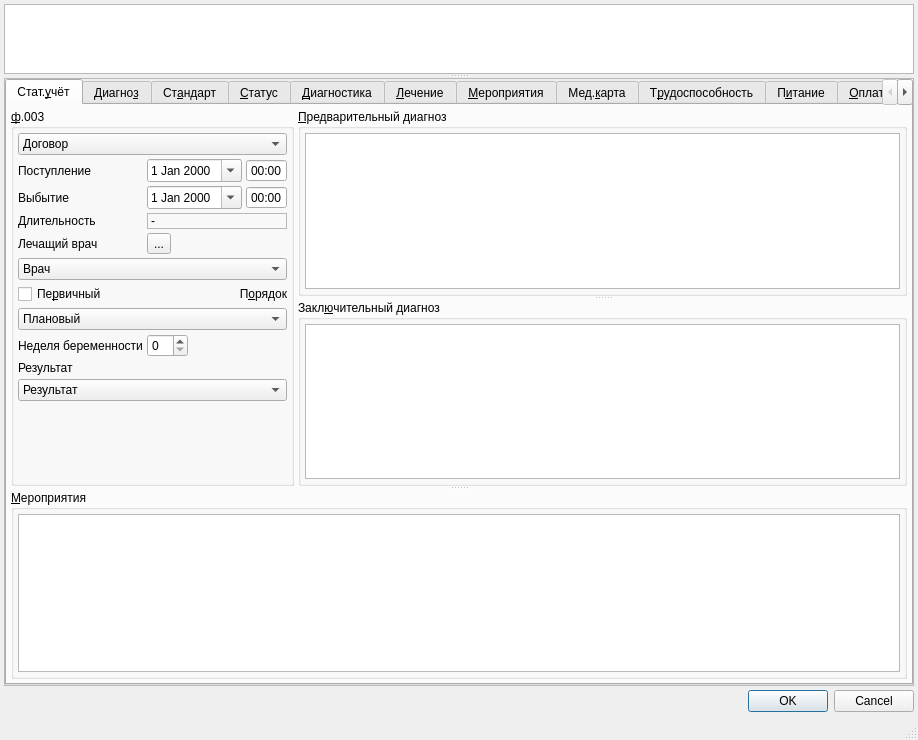
<?xml version="1.0" encoding="UTF-8"?>
<ui version="4.0">
 <class>Dialog</class>
 <widget class="QDialog" name="Dialog">
  <property name="geometry">
   <rect>
    <x>0</x>
    <y>0</y>
    <width>918</width>
    <height>740</height>
   </rect>
  </property>
  <property name="windowTitle">
   <string>Dialog</string>
  </property>
  <property name="sizeGripEnabled">
   <bool>true</bool>
  </property>
  <layout class="QGridLayout" name="gridLayout_4">
   <property name="margin">
    <number>4</number>
   </property>
   <property name="spacing">
    <number>4</number>
   </property>
   <item row="0" column="0">
    <widget class="QSplitter" name="splitter_3">
     <property name="sizePolicy">
      <sizepolicy hsizetype="Preferred" vsizetype="Preferred">
       <horstretch>0</horstretch>
       <verstretch>2</verstretch>
      </sizepolicy>
     </property>
     <property name="orientation">
      <enum>Qt::Vertical</enum>
     </property>
     <widget class="CTextBrowser" name="txtClientInfoBrowser">
      <property name="sizePolicy">
       <sizepolicy hsizetype="Expanding" vsizetype="Ignored">
        <horstretch>0</horstretch>
        <verstretch>1</verstretch>
       </sizepolicy>
      </property>
      <property name="minimumSize">
       <size>
        <width>0</width>
        <height>0</height>
       </size>
      </property>
      <property name="maximumSize">
       <size>
        <width>16777215</width>
        <height>16777215</height>
       </size>
      </property>
      <property name="focusPolicy">
       <enum>Qt::ClickFocus</enum>
      </property>
      <property name="whatsThis">
       <string>Описание пациента</string>
      </property>
      <property name="html">
       <string>&lt;!DOCTYPE HTML PUBLIC &quot;-//W3C//DTD HTML 4.0//EN&quot; &quot;http://www.w3.org/TR/REC-html40/strict.dtd&quot;&gt;
&lt;html&gt;&lt;head&gt;&lt;meta name=&quot;qrichtext&quot; content=&quot;1&quot; /&gt;&lt;style type=&quot;text/css&quot;&gt;
p, li { white-space: pre-wrap; }
&lt;/style&gt;&lt;/head&gt;&lt;body style=&quot; font-family:'MS Shell Dlg 2'; font-size:8.25pt; font-weight:400; font-style:normal;&quot;&gt;
&lt;p style=&quot;-qt-paragraph-type:empty; margin-top:0px; margin-bottom:0px; margin-left:0px; margin-right:0px; -qt-block-indent:0; text-indent:0px; font-size:8pt;&quot;&gt;&lt;br /&gt;&lt;/p&gt;&lt;/body&gt;&lt;/html&gt;</string>
      </property>
     </widget>
     <widget class="QScrollArea" name="scrollArea">
      <property name="sizePolicy">
       <sizepolicy hsizetype="Preferred" vsizetype="Preferred">
        <horstretch>0</horstretch>
        <verstretch>5</verstretch>
       </sizepolicy>
      </property>
      <property name="widgetResizable">
       <bool>true</bool>
      </property>
      <widget class="QTabWidget" name="tabWidget">
       <property name="geometry">
        <rect>
         <x>0</x>
         <y>0</y>
         <width>908</width>
         <height>598</height>
        </rect>
       </property>
       <property name="tabPosition">
        <enum>QTabWidget::North</enum>
       </property>
       <property name="tabShape">
        <enum>QTabWidget::Rounded</enum>
       </property>
       <property name="currentIndex">
        <number>0</number>
       </property>
       <widget class="QWidget" name="tabToken">
        <attribute name="title">
         <string>Стат.&amp;учёт</string>
        </attribute>
        <layout class="QGridLayout" name="gridLayout_3">
         <property name="margin">
          <number>4</number>
         </property>
         <property name="spacing">
          <number>4</number>
         </property>
         <item row="0" column="0">
          <widget class="QSplitter" name="splitter_2">
           <property name="orientation">
            <enum>Qt::Vertical</enum>
           </property>
           <property name="opaqueResize">
            <bool>true</bool>
           </property>
           <property name="childrenCollapsible">
            <bool>false</bool>
           </property>
           <widget class="QFrame" name="frameBaseAndDiagnosises">
            <property name="frameShape">
             <enum>QFrame::NoFrame</enum>
            </property>
            <property name="frameShadow">
             <enum>QFrame::Raised</enum>
            </property>
            <layout class="QHBoxLayout" name="horizontalLayout">
             <property name="spacing">
              <number>4</number>
             </property>
             <property name="margin">
              <number>0</number>
             </property>
             <item>
              <widget class="QGroupBox" name="grpBase">
               <property name="sizePolicy">
                <sizepolicy hsizetype="Maximum" vsizetype="Preferred">
                 <horstretch>0</horstretch>
                 <verstretch>0</verstretch>
                </sizepolicy>
               </property>
               <property name="title">
                <string>&amp;ф.003</string>
               </property>
               <layout class="QGridLayout" name="gridLayout_2">
                <property name="margin">
                 <number>4</number>
                </property>
                <property name="spacing">
                 <number>4</number>
                </property>
                <item row="5" column="1">
                 <widget class="QToolButton" name="btnExecPersonList">
                  <property name="text">
                   <string>...</string>
                  </property>
                 </widget>
                </item>
                <item row="12" column="0" colspan="2">
                 <spacer name="verticalSpacer">
                  <property name="orientation">
                   <enum>Qt::Vertical</enum>
                  </property>
                  <property name="sizeHint" stdset="0">
                   <size>
                    <width>20</width>
                    <height>40</height>
                   </size>
                  </property>
                 </spacer>
                </item>
                <item row="0" column="0" colspan="2">
                 <widget class="CContractComboBox" name="cmbContract">
                  <property name="whatsThis">
                   <string>номер, дата и основание договора в рамках которого производится осмотр</string>
                  </property>
                  <item>
                   <property name="text">
                    <string>Договор</string>
                   </property>
                  </item>
                 </widget>
                </item>
                <item row="1" column="0">
                 <widget class="QLabel" name="lblBegDate">
                  <property name="sizePolicy">
                   <sizepolicy hsizetype="Maximum" vsizetype="Preferred">
                    <horstretch>0</horstretch>
                    <verstretch>0</verstretch>
                   </sizepolicy>
                  </property>
                  <property name="text">
                   <string>Поступление</string>
                  </property>
                  <property name="buddy">
                   <cstring>edtBegDate</cstring>
                  </property>
                 </widget>
                </item>
                <item row="2" column="0">
                 <widget class="QLabel" name="lblEndDate">
                  <property name="sizePolicy">
                   <sizepolicy hsizetype="Maximum" vsizetype="Preferred">
                    <horstretch>0</horstretch>
                    <verstretch>0</verstretch>
                   </sizepolicy>
                  </property>
                  <property name="text">
                   <string>Выбытие</string>
                  </property>
                  <property name="buddy">
                   <cstring>edtEndDate</cstring>
                  </property>
                 </widget>
                </item>
                <item row="3" column="0">
                 <widget class="QLabel" name="lblDuration">
                  <property name="sizePolicy">
                   <sizepolicy hsizetype="Maximum" vsizetype="Preferred">
                    <horstretch>0</horstretch>
                    <verstretch>0</verstretch>
                   </sizepolicy>
                  </property>
                  <property name="text">
                   <string>Длительность</string>
                  </property>
                 </widget>
                </item>
                <item row="3" column="1">
                 <widget class="QLabel" name="lblDurationValue">
                  <property name="frameShape">
                   <enum>QFrame::StyledPanel</enum>
                  </property>
                  <property name="frameShadow">
                   <enum>QFrame::Sunken</enum>
                  </property>
                  <property name="text">
                   <string>-</string>
                  </property>
                 </widget>
                </item>
                <item row="6" column="0" colspan="2">
                 <widget class="CPersonComboBoxEx" name="cmbPerson">
                  <property name="whatsThis">
                   <string>врач отвечающий за осмотр (терапевт)</string>
                  </property>
                  <item>
                   <property name="text">
                    <string>Врач</string>
                   </property>
                  </item>
                 </widget>
                </item>
                <item row="7" column="0">
                 <widget class="QCheckBox" name="chkPrimary">
                  <property name="text">
                   <string>Пе&amp;рвичный</string>
                  </property>
                 </widget>
                </item>
                <item row="7" column="1">
                 <widget class="QLabel" name="lblOrder">
                  <property name="text">
                   <string>П&amp;орядок</string>
                  </property>
                  <property name="alignment">
                   <set>Qt::AlignRight|Qt::AlignTrailing|Qt::AlignVCenter</set>
                  </property>
                  <property name="buddy">
                   <cstring>cmbOrder</cstring>
                  </property>
                 </widget>
                </item>
                <item row="10" column="0" colspan="2">
                 <widget class="QLabel" name="lblResult">
                  <property name="sizePolicy">
                   <sizepolicy hsizetype="Maximum" vsizetype="Preferred">
                    <horstretch>0</horstretch>
                    <verstretch>0</verstretch>
                   </sizepolicy>
                  </property>
                  <property name="text">
                   <string>Результат</string>
                  </property>
                  <property name="buddy">
                   <cstring>cmbResult</cstring>
                  </property>
                 </widget>
                </item>
                <item row="11" column="0" colspan="2">
                 <widget class="CRBComboBox" name="cmbResult">
                  <property name="whatsThis">
                   <string>результат осмотра</string>
                  </property>
                  <item>
                   <property name="text">
                    <string>Результат</string>
                   </property>
                  </item>
                 </widget>
                </item>
                <item row="1" column="1">
                 <widget class="QFrame" name="frame_2">
                  <property name="frameShape">
                   <enum>QFrame::NoFrame</enum>
                  </property>
                  <property name="frameShadow">
                   <enum>QFrame::Plain</enum>
                  </property>
                  <property name="lineWidth">
                   <number>0</number>
                  </property>
                  <layout class="QHBoxLayout" name="horizontalLayout_2">
                   <property name="spacing">
                    <number>4</number>
                   </property>
                   <property name="margin">
                    <number>0</number>
                   </property>
                   <item>
                    <widget class="CDateEdit" name="edtBegDate">
                     <property name="whatsThis">
                      <string>дата начала осмотра</string>
                     </property>
                     <property name="calendarPopup">
                      <bool>true</bool>
                     </property>
                    </widget>
                   </item>
                   <item>
                    <widget class="QTimeEdit" name="edtBegTime">
                     <property name="buttonSymbols">
                      <enum>QAbstractSpinBox::NoButtons</enum>
                     </property>
                     <property name="displayFormat">
                      <string>HH:mm</string>
                     </property>
                     <property name="calendarPopup">
                      <bool>false</bool>
                     </property>
                    </widget>
                   </item>
                  </layout>
                 </widget>
                </item>
                <item row="2" column="1">
                 <widget class="QFrame" name="frame_3">
                  <property name="frameShape">
                   <enum>QFrame::NoFrame</enum>
                  </property>
                  <property name="frameShadow">
                   <enum>QFrame::Plain</enum>
                  </property>
                  <property name="lineWidth">
                   <number>0</number>
                  </property>
                  <layout class="QHBoxLayout" name="horizontalLayout_3">
                   <property name="spacing">
                    <number>4</number>
                   </property>
                   <property name="margin">
                    <number>0</number>
                   </property>
                   <item>
                    <widget class="CDateEdit" name="edtEndDate">
                     <property name="whatsThis">
                      <string>дата окончания осмотра</string>
                     </property>
                     <property name="calendarPopup">
                      <bool>true</bool>
                     </property>
                    </widget>
                   </item>
                   <item>
                    <widget class="QTimeEdit" name="edtEndTime">
                     <property name="buttonSymbols">
                      <enum>QAbstractSpinBox::NoButtons</enum>
                     </property>
                     <property name="displayFormat">
                      <string>HH:mm</string>
                     </property>
                     <property name="calendarPopup">
                      <bool>false</bool>
                     </property>
                    </widget>
                   </item>
                  </layout>
                 </widget>
                </item>
                <item row="8" column="0" colspan="2">
                 <widget class="CROComboBox" name="cmbOrder">
                  <item>
                   <property name="text">
                    <string>Плановый</string>
                   </property>
                  </item>
                  <item>
                   <property name="text">
                    <string>Экстренный</string>
                   </property>
                  </item>
                  <item>
                   <property name="text">
                    <string>Самотёком</string>
                   </property>
                  </item>
                  <item>
                   <property name="text">
                    <string>Принудительный</string>
                   </property>
                  </item>
                  <item>
                   <property name="text">
                    <string>Внутренний перевод</string>
                   </property>
                  </item>
                  <item>
                   <property name="text">
                    <string>Неотложная</string>
                   </property>
                  </item>
                 </widget>
                </item>
                <item row="9" column="0">
                 <widget class="QLabel" name="lblPregnancyWeek">
                  <property name="text">
                   <string>Неделя беременности</string>
                  </property>
                  <property name="buddy">
                   <cstring>edtPregnancyWeek</cstring>
                  </property>
                 </widget>
                </item>
                <item row="9" column="1">
                 <widget class="QSpinBox" name="edtPregnancyWeek">
                  <property name="sizePolicy">
                   <sizepolicy hsizetype="Maximum" vsizetype="Fixed">
                    <horstretch>0</horstretch>
                    <verstretch>0</verstretch>
                   </sizepolicy>
                  </property>
                  <property name="maximum">
                   <number>44</number>
                  </property>
                 </widget>
                </item>
                <item row="5" column="0">
                 <widget class="QLabel" name="lblPerson">
                  <property name="sizePolicy">
                   <sizepolicy hsizetype="Maximum" vsizetype="Preferred">
                    <horstretch>0</horstretch>
                    <verstretch>0</verstretch>
                   </sizepolicy>
                  </property>
                  <property name="text">
                   <string>Лечащий врач</string>
                  </property>
                  <property name="buddy">
                   <cstring>cmbPerson</cstring>
                  </property>
                 </widget>
                </item>
               </layout>
              </widget>
             </item>
             <item>
              <widget class="QSplitter" name="splitter">
               <property name="frameShape">
                <enum>QFrame::NoFrame</enum>
               </property>
               <property name="frameShadow">
                <enum>QFrame::Plain</enum>
               </property>
               <property name="lineWidth">
                <number>0</number>
               </property>
               <property name="orientation">
                <enum>Qt::Vertical</enum>
               </property>
               <property name="childrenCollapsible">
                <bool>false</bool>
               </property>
               <widget class="QGroupBox" name="grpInspections_2">
                <property name="title">
                 <string>&amp;Предварительный диагноз</string>
                </property>
                <layout class="QVBoxLayout" name="_4">
                 <property name="spacing">
                  <number>4</number>
                 </property>
                 <property name="margin">
                  <number>4</number>
                 </property>
                 <item>
                  <widget class="CDiagnosticsInDocTableView" name="tblPreliminaryDiagnostics">
                   <property name="sizePolicy">
                    <sizepolicy hsizetype="Expanding" vsizetype="Maximum">
                     <horstretch>0</horstretch>
                     <verstretch>0</verstretch>
                    </sizepolicy>
                   </property>
                   <property name="minimumSize">
                    <size>
                     <width>0</width>
                     <height>100</height>
                    </size>
                   </property>
                  </widget>
                 </item>
                </layout>
               </widget>
               <widget class="QGroupBox" name="grpInspections">
                <property name="title">
                 <string>Закл&amp;ючительный диагноз</string>
                </property>
                <layout class="QVBoxLayout" name="_2">
                 <property name="spacing">
                  <number>4</number>
                 </property>
                 <property name="margin">
                  <number>4</number>
                 </property>
                 <item>
                  <widget class="CDiagnosticsInDocTableView" name="tblFinalDiagnostics">
                   <property name="sizePolicy">
                    <sizepolicy hsizetype="Expanding" vsizetype="Maximum">
                     <horstretch>0</horstretch>
                     <verstretch>0</verstretch>
                    </sizepolicy>
                   </property>
                   <property name="minimumSize">
                    <size>
                     <width>0</width>
                     <height>100</height>
                    </size>
                   </property>
                  </widget>
                 </item>
                </layout>
               </widget>
              </widget>
             </item>
            </layout>
           </widget>
           <widget class="QFrame" name="frame">
            <property name="frameShape">
             <enum>QFrame::NoFrame</enum>
            </property>
            <property name="frameShadow">
             <enum>QFrame::Plain</enum>
            </property>
            <layout class="QVBoxLayout" name="verticalLayout">
             <property name="spacing">
              <number>4</number>
             </property>
             <property name="margin">
              <number>0</number>
             </property>
             <item>
              <widget class="QGroupBox" name="grpActions">
               <property name="title">
                <string>&amp;Мероприятия</string>
               </property>
               <layout class="QGridLayout" name="_3">
                <property name="margin">
                 <number>4</number>
                </property>
                <property name="spacing">
                 <number>4</number>
                </property>
                <item row="0" column="0">
                 <widget class="CInDocTableView" name="tblActions">
                  <property name="sizePolicy">
                   <sizepolicy hsizetype="Expanding" vsizetype="Expanding">
                    <horstretch>0</horstretch>
                    <verstretch>20</verstretch>
                   </sizepolicy>
                  </property>
                 </widget>
                </item>
               </layout>
              </widget>
             </item>
            </layout>
           </widget>
          </widget>
         </item>
        </layout>
       </widget>
       <widget class="CEventMedicalDiagnosisPage" name="tabMedicalDiagnosis">
        <attribute name="title">
         <string>Диагно&amp;з</string>
        </attribute>
       </widget>
       <widget class="CEventMesPage" name="tabMes">
        <attribute name="title">
         <string>Ст&amp;андарт</string>
        </attribute>
       </widget>
       <widget class="CActionsPage" name="tabStatus">
        <attribute name="title">
         <string>&amp;Статус</string>
        </attribute>
       </widget>
       <widget class="CActionsPage" name="tabDiagnostic">
        <attribute name="title">
         <string>&amp;Диагностика</string>
        </attribute>
       </widget>
       <widget class="CActionsPage" name="tabCure">
        <attribute name="title">
         <string>&amp;Лечение</string>
        </attribute>
       </widget>
       <widget class="CActionsPage" name="tabMisc">
        <attribute name="title">
         <string>&amp;Мероприятия</string>
        </attribute>
       </widget>
       <widget class="CAmbCardPage" name="tabAmbCard">
        <attribute name="title">
         <string>Мед.&amp;карта</string>
        </attribute>
       </widget>
       <widget class="QWidget" name="tabTempInvalidEtc">
        <attribute name="title">
         <string>Т&amp;рудоспособность</string>
        </attribute>
        <layout class="QGridLayout" name="gridLayout">
         <property name="margin">
          <number>4</number>
         </property>
         <property name="spacing">
          <number>4</number>
         </property>
         <item row="0" column="0">
          <widget class="QTabWidget" name="tabTempInvalidAndAegrotat">
           <property name="currentIndex">
            <number>0</number>
           </property>
           <widget class="QWidget" name="tabTempInvalid">
            <attribute name="title">
             <string>Листок &amp;нетрудоспособности</string>
            </attribute>
            <layout class="QVBoxLayout" name="verticalLayout_5">
             <property name="spacing">
              <number>4</number>
             </property>
             <property name="margin">
              <number>4</number>
             </property>
             <item>
              <widget class="CTempInvalid" name="grpTempInvalid">
               <property name="sizePolicy">
                <sizepolicy hsizetype="Preferred" vsizetype="Expanding">
                 <horstretch>0</horstretch>
                 <verstretch>0</verstretch>
                </sizepolicy>
               </property>
               <property name="checked">
                <bool>false</bool>
               </property>
              </widget>
             </item>
            </layout>
           </widget>
           <widget class="QWidget" name="tabAegrotat">
            <attribute name="title">
             <string>С&amp;правка</string>
            </attribute>
            <layout class="QVBoxLayout" name="verticalLayout_4">
             <property name="spacing">
              <number>4</number>
             </property>
             <property name="margin">
              <number>4</number>
             </property>
             <item>
              <widget class="CTempInvalid" name="grpAegrotat">
               <property name="sizePolicy">
                <sizepolicy hsizetype="Preferred" vsizetype="Expanding">
                 <horstretch>0</horstretch>
                 <verstretch>0</verstretch>
                </sizepolicy>
               </property>
               <property name="checked">
                <bool>false</bool>
               </property>
              </widget>
             </item>
            </layout>
           </widget>
           <widget class="QWidget" name="tabDisability">
            <attribute name="title">
             <string>Инвалидность</string>
            </attribute>
            <layout class="QVBoxLayout" name="verticalLayout_2">
             <property name="spacing">
              <number>4</number>
             </property>
             <property name="margin">
              <number>4</number>
             </property>
             <item>
              <widget class="CTempInvalid" name="grpDisability">
               <property name="sizePolicy">
                <sizepolicy hsizetype="Preferred" vsizetype="Expanding">
                 <horstretch>0</horstretch>
                 <verstretch>0</verstretch>
                </sizepolicy>
               </property>
               <property name="checked">
                <bool>false</bool>
               </property>
              </widget>
             </item>
            </layout>
           </widget>
           <widget class="QWidget" name="tabVitalRestriction">
            <attribute name="title">
             <string>О&amp;граничения жизнедеятельности</string>
            </attribute>
            <layout class="QVBoxLayout" name="verticalLayout_6">
             <property name="spacing">
              <number>4</number>
             </property>
             <property name="margin">
              <number>4</number>
             </property>
             <item>
              <widget class="CTempInvalid" name="grpVitalRestriction">
               <property name="sizePolicy">
                <sizepolicy hsizetype="Preferred" vsizetype="Expanding">
                 <horstretch>0</horstretch>
                 <verstretch>0</verstretch>
                </sizepolicy>
               </property>
               <property name="checked">
                <bool>false</bool>
               </property>
              </widget>
             </item>
            </layout>
           </widget>
          </widget>
         </item>
        </layout>
       </widget>
       <widget class="CEventFeedPage" name="tabFeed">
        <attribute name="title">
         <string>П&amp;итание</string>
        </attribute>
       </widget>
       <widget class="CEventCashPage" name="tabCash">
        <attribute name="title">
         <string>&amp;Оплата</string>
        </attribute>
       </widget>
       <widget class="QWidget" name="tabExport">
        <attribute name="title">
         <string>&amp;Экспорт</string>
        </attribute>
        <layout class="QGridLayout" name="gridLayout_55">
         <property name="margin">
          <number>1</number>
         </property>
         <property name="spacing">
          <number>1</number>
         </property>
         <item row="0" column="0">
          <widget class="QTabWidget" name="tabWidget_2">
           <property name="currentIndex">
            <number>0</number>
           </property>
           <widget class="QWidget" name="tab_3">
            <attribute name="title">
             <string>Событие</string>
            </attribute>
            <layout class="QHBoxLayout" name="horizontalLayout_9">
             <item>
              <widget class="CInDocTableView" name="tblExport"/>
             </item>
            </layout>
           </widget>
           <widget class="QWidget" name="tab">
            <attribute name="title">
             <string>Документы</string>
            </attribute>
            <layout class="QHBoxLayout" name="horizontalLayout_8">
             <item>
              <widget class="CInDocExportTableView" name="tblExport_FileAttach"/>
             </item>
            </layout>
           </widget>
           <widget class="QWidget" name="tab_2">
            <attribute name="title">
             <string>ВИМИС</string>
            </attribute>
            <layout class="QHBoxLayout" name="horizontalLayout_7">
             <item>
              <widget class="CInDocExportTableView" name="tblExport_VIMIS">
               <property name="maximumSize">
                <size>
                 <width>16777215</width>
                 <height>16777215</height>
                </size>
               </property>
               <property name="sizeIncrement">
                <size>
                 <width>0</width>
                 <height>-1</height>
                </size>
               </property>
               <property name="baseSize">
                <size>
                 <width>0</width>
                 <height>-1</height>
                </size>
               </property>
              </widget>
             </item>
            </layout>
           </widget>
          </widget>
         </item>
        </layout>
       </widget>
       <widget class="CEventNotesPage" name="tabNotes">
        <attribute name="title">
         <string>Приме&amp;чания</string>
        </attribute>
       </widget>
      </widget>
     </widget>
    </widget>
   </item>
   <item row="2" column="0">
    <layout class="QHBoxLayout" name="horizontalLayout_4" stretch="0,0,0,0,0">
     <property name="spacing">
      <number>6</number>
     </property>
     <property name="sizeConstraint">
      <enum>QLayout::SetDefaultConstraint</enum>
     </property>
     <item>
      <widget class="QStatusBar" name="statusBar">
       <property name="sizePolicy">
        <sizepolicy hsizetype="Preferred" vsizetype="Fixed">
         <horstretch>0</horstretch>
         <verstretch>0</verstretch>
        </sizepolicy>
       </property>
       <property name="toolTip">
        <string>A status bar</string>
       </property>
       <property name="whatsThis">
        <string>A status bar.</string>
       </property>
       <property name="sizeGripEnabled">
        <bool>false</bool>
       </property>
      </widget>
     </item>
     <item>
      <spacer name="horizontalSpacer">
       <property name="orientation">
        <enum>Qt::Horizontal</enum>
       </property>
       <property name="sizeType">
        <enum>QSizePolicy::Minimum</enum>
       </property>
       <property name="sizeHint" stdset="0">
        <size>
         <width>40</width>
         <height>20</height>
        </size>
       </property>
      </spacer>
     </item>
     <item>
      <widget class="QLabel" name="lblProlongateEvent">
       <property name="text">
        <string/>
       </property>
      </widget>
     </item>
     <item>
      <widget class="QLabel" name="lblValueExternalId">
       <property name="text">
        <string/>
       </property>
      </widget>
     </item>
     <item>
      <widget class="QLabel" name="lblValueMesCode">
       <property name="text">
        <string/>
       </property>
      </widget>
     </item>
    </layout>
   </item>
   <item row="1" column="0">
    <widget class="QDialogButtonBox" name="buttonBox">
     <property name="orientation">
      <enum>Qt::Horizontal</enum>
     </property>
     <property name="standardButtons">
      <set>QDialogButtonBox::Cancel|QDialogButtonBox::Ok</set>
     </property>
    </widget>
   </item>
  </layout>
 </widget>
 <customwidgets>
  <customwidget>
   <class>CDateEdit</class>
   <extends>QDateEdit</extends>
   <header>library/DateEdit.h</header>
  </customwidget>
  <customwidget>
   <class>CInDocTableView</class>
   <extends>QTableView</extends>
   <header location="global">library/InDocTable.h</header>
  </customwidget>
  <customwidget>
   <class>CTextBrowser</class>
   <extends>QTextBrowser</extends>
   <header>library/TextBrowser.h</header>
  </customwidget>
  <customwidget>
   <class>CAmbCardPage</class>
   <extends>QWidget</extends>
   <header>Events/AmbCardPage.h</header>
   <container>1</container>
  </customwidget>
  <customwidget>
   <class>CEventNotesPage</class>
   <extends>QWidget</extends>
   <header>Events/EventNotesPage.h</header>
   <container>1</container>
  </customwidget>
  <customwidget>
   <class>CRBComboBox</class>
   <extends>QComboBox</extends>
   <header>library/crbcombobox.h</header>
  </customwidget>
  <customwidget>
   <class>CROComboBox</class>
   <extends>QComboBox</extends>
   <header>library/ROComboBox.h</header>
  </customwidget>
  <customwidget>
   <class>CPersonComboBoxEx</class>
   <extends>QComboBox</extends>
   <header>Orgs/PersonComboBoxEx.h</header>
  </customwidget>
  <customwidget>
   <class>CContractComboBox</class>
   <extends>QComboBox</extends>
   <header>Orgs/OrgComboBox.h</header>
  </customwidget>
  <customwidget>
   <class>CActionsPage</class>
   <extends>QWidget</extends>
   <header>Events/ActionsPage.h</header>
   <container>1</container>
  </customwidget>
  <customwidget>
   <class>CEventCashPage</class>
   <extends>QWidget</extends>
   <header>Events/EventCashPage.h</header>
   <container>1</container>
  </customwidget>
  <customwidget>
   <class>CTempInvalid</class>
   <extends>QGroupBox</extends>
   <header>Events/TempInvalid.h</header>
   <container>1</container>
  </customwidget>
  <customwidget>
   <class>CEventMesPage</class>
   <extends>QWidget</extends>
   <header>Events/EventMesPage.h</header>
   <container>1</container>
  </customwidget>
  <customwidget>
   <class>CEventMedicalDiagnosisPage</class>
   <extends>QWidget</extends>
   <header>Events/EventMedicalDiagnosisPage.h</header>
   <container>1</container>
  </customwidget>
  <customwidget>
   <class>CInDocExportTableView</class>
   <extends>QTableView</extends>
   <header location="global">library/InDocTable.h</header>
  </customwidget>
  <customwidget>
   <class>CEventFeedPage</class>
   <extends>QWidget</extends>
   <header>Events/EventFeedPage.h</header>
   <container>1</container>
  </customwidget>
  <customwidget>
   <class>CDiagnosticsInDocTableView</class>
   <extends>QTableView</extends>
   <header>Events/EventDiagnosticsTable.h</header>
  </customwidget>
 </customwidgets>
 <tabstops>
  <tabstop>tabWidget</tabstop>
  <tabstop>cmbContract</tabstop>
  <tabstop>edtBegDate</tabstop>
  <tabstop>edtBegTime</tabstop>
  <tabstop>edtEndDate</tabstop>
  <tabstop>edtEndTime</tabstop>
  <tabstop>btnExecPersonList</tabstop>
  <tabstop>cmbPerson</tabstop>
  <tabstop>chkPrimary</tabstop>
  <tabstop>cmbOrder</tabstop>
  <tabstop>edtPregnancyWeek</tabstop>
  <tabstop>cmbResult</tabstop>
  <tabstop>tblPreliminaryDiagnostics</tabstop>
  <tabstop>tblFinalDiagnostics</tabstop>
  <tabstop>tblActions</tabstop>
  <tabstop>tabTempInvalidAndAegrotat</tabstop>
  <tabstop>grpTempInvalid</tabstop>
  <tabstop>grpAegrotat</tabstop>
  <tabstop>grpDisability</tabstop>
  <tabstop>grpVitalRestriction</tabstop>
 </tabstops>
 <resources/>
 <connections>
  <connection>
   <sender>buttonBox</sender>
   <signal>accepted()</signal>
   <receiver>Dialog</receiver>
   <slot>accept()</slot>
   <hints>
    <hint type="sourcelabel">
     <x>607</x>
     <y>727</y>
    </hint>
    <hint type="destinationlabel">
     <x>574</x>
     <y>746</y>
    </hint>
   </hints>
  </connection>
  <connection>
   <sender>buttonBox</sender>
   <signal>rejected()</signal>
   <receiver>Dialog</receiver>
   <slot>reject()</slot>
   <hints>
    <hint type="sourcelabel">
     <x>680</x>
     <y>727</y>
    </hint>
    <hint type="destinationlabel">
     <x>672</x>
     <y>746</y>
    </hint>
   </hints>
  </connection>
 </connections>
</ui>
